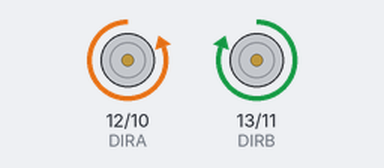
A sketch run on a simulated Arduino Uno, built with avr-gcc and run on an emulated ATmega328P. On the bench: direction and speed pins drawn as motors (green arrow = direction pin HIGH = forward, orange = LOW = backward, longer = more drive).

Above: at 0.8 s.
At 3.5 s:
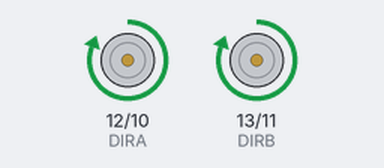
At 6.5 s:
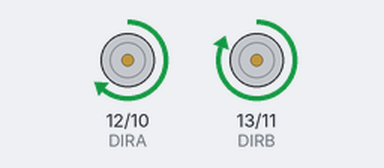
At 12.1 s:
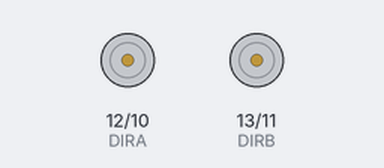
Timing chart, 0 to 13.6 s (numbered marks = the images above):
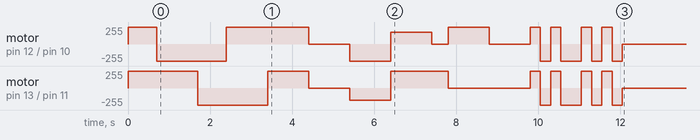

The sketch:

VehicleControl.ino
```cpp
#define PWMA 10
#define DIRA 12
#define PWMB 11
#define DIRB 13
int maxSpeed = 255;

void setup() {
  pinMode (PWMA, OUTPUT);
  pinMode (DIRA, OUTPUT);
  pinMode (PWMB, OUTPUT);
  pinMode (DIRB, OUTPUT);

  /*analogWrite (PWMA, 255);
  digitalWrite (DIRA, 1);
  analogWrite (PWMB, 255);
  digitalWrite (DIRB, 1);
  delay (3000);
  analogWrite (PWMA, 0);
  digitalWrite (DIRA, 1);
  analogWrite (PWMB, 0);
  digitalWrite (DIRB, 1);
  delay (1000);
  analogWrite (PWMA, 180);
  digitalWrite (DIRA, 0);
  analogWrite (PWMB, 180);
  digitalWrite (DIRB, 0);
  delay (3000);
  analogWrite (PWMA, 0);
  digitalWrite (DIRA, 1);
  analogWrite (PWMB, 0);
  digitalWrite (DIRB, 1);*/

  motor (1, 255);
  motor (2, 255);
  delay (700);
  motor (1, -255);
  motor (2, 255);
  delay(1000);
  motor (1, -255);
  motor (2, -255);
  delay(700);
  motor (1, 255);
  motor (2, -255);
  delay(1000);
  motor (1, 255);
  motor (2, 255);
  delay(1000);
  motor (1, 0);
  motor (2, 0);
  delay(1000);
  motor (1, -255);
  motor (2, -180);
  delay(1000);
  motor (1, 180);
  motor (2, 255);
  delay(1000);
  motor (1, 0);
  motor (2, 255);
  delay(400);
  motor (1, 255);
  motor (2, 0);
  delay(1000);
  motor (1, 0);
  motor (2, 0);
  delay(1000);
  motor (1, 255);
  motor (2, 255);
  delay(250);
  motor (1, -255);
  motor (2, -255);
  delay(250);
  motor (1, 255);
  motor (2, 255);
  delay(250);
  motor (1, -255);
  motor (2, -255);
  delay(250);
  motor (1, -255);
  motor (2, -255);
  delay(250);
  motor (1, 255);
  motor (2, 255);
  delay(250);
  motor (1, -255);
  motor (2, -255);
  delay(250);
  motor (1, 255);
  motor (2, 255);
  delay(250);
  motor (1, -255);
  motor (2, -255);
  delay(250);
  motor (1, 0);
  motor (2, 0);

}

void motor(int number, int speed) {
  if (number == 1){
    analogWrite(PWMA, abs(speed));
    digitalWrite(DIRA, (speed > 0));}
  if (number == 2){
    analogWrite(PWMB, abs(speed));
    digitalWrite(DIRB, (speed > 0));}
}

void loop(){}
```
